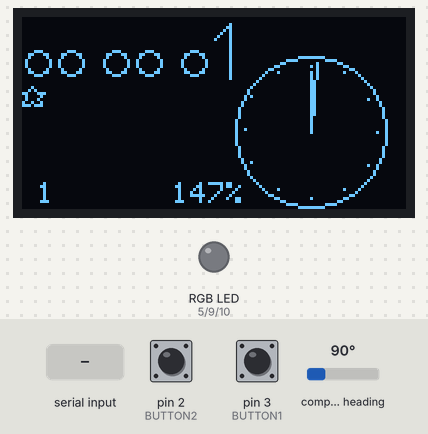
The sketch below on a simulated Arduino Nano, built with avr-gcc and run on an emulated ATmega328P. On the bench: 128×64 one-colour display, an RGB LED mixed from three pins (HIGH = lit). The test bench sets the inputs (shaded band); at power-on: pin 2 (BUTTON2) HIGH, pin 3 (BUTTON1) HIGH, compass heading 90°. What the sketch prints to the serial monitor is not drawn.

Above: at 1.2 s.
1.3 s: pin 2 (BUTTON2) pulled LOW for 1 s
At 2.14 s:
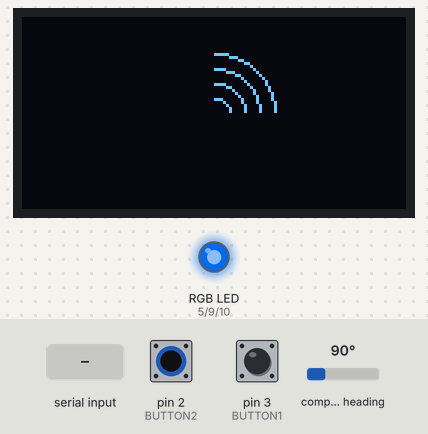
3.8 s: "90,45\n" received over Serial
At 4.16 s:
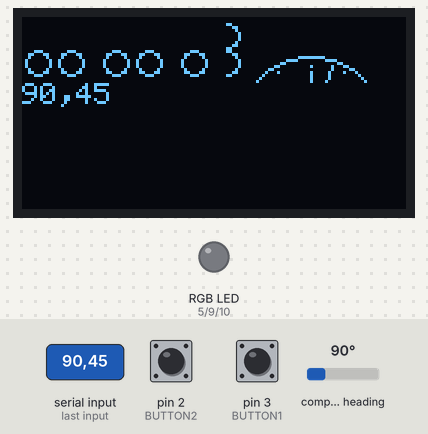
6.8 s: "c,45\n" received over Serial
At 7.21 s:
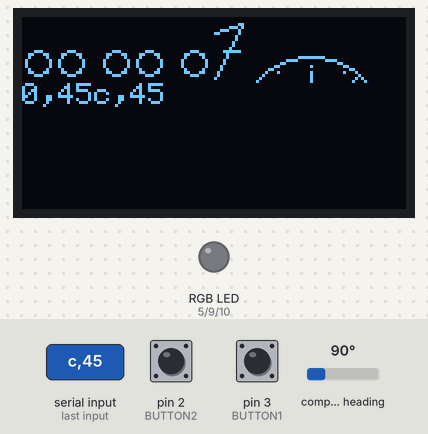
8.9 s: byte 10 ('\n') received over Serial
At 9.53 s:
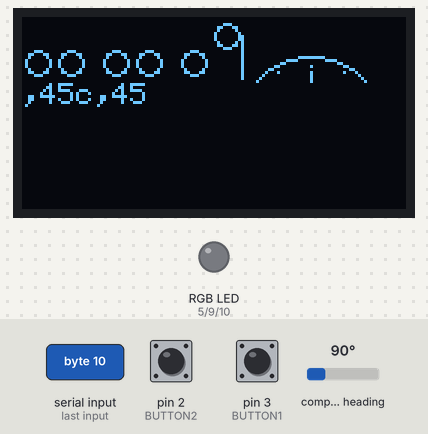
11.9 s: "d\n" received over Serial
At 12.17 s:
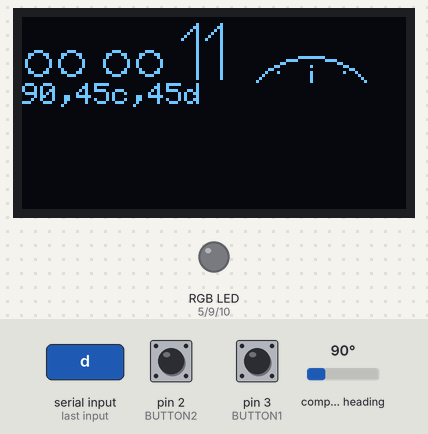
14.0 s: "r\n" received over Serial
At 14.32 s:
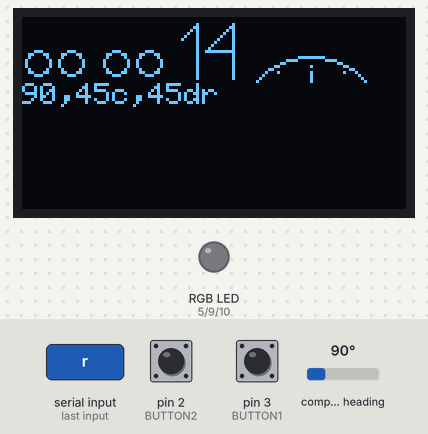
Timing chart, 0 to 17.0 s (numbered marks = the images above; inputs shaded):
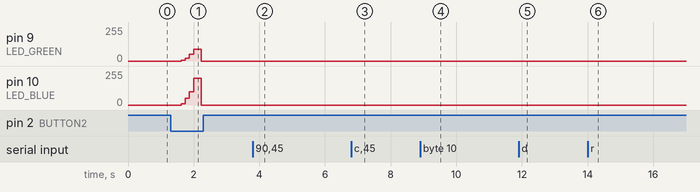

Measured:
- after the input at 1.3 s, pin 9 (LED_GREEN): 0/255 → 5/255 after 0.32 s, → 20/255 0.13 s later, → 50/255 0.13 s later, → 90/255 0.13 s later, … (5 changes in this stretch); pin 10 (LED_BLUE): 0/255 → 10/255 after 0.32 s, → 50/255 0.13 s later, → 100/255 0.13 s later, → 200/255 0.13 s later, … (5 changes in this stretch)
- after the input at 3.8 s, the display: first differs from a run without the input after 0.28 s (image 2)
- after the input at 6.8 s, the display: first differs from a run without the input after 0.18 s (image 3 shows a later state)
- after the input at 8.9 s, the display: first differs from a run without the input after 0.24 s (image 4 shows a later state)
- after the input at 11.9 s, the display: first differs from a run without the input after 0.19 s (image 5)
- after the input at 14.0 s, the display: first differs from a run without the input after 0.25 s (image 6)

The sketch:

watch6.ino
```cpp
#include <MsTimer2.h>

#include <Wire.h> //I2C Arduino Library
#include <Adafruit_Sensor.h>
#include <Adafruit_HMC5883_U.h>
Adafruit_HMC5883_Unified mag = Adafruit_HMC5883_Unified(12345);

#include <Adafruit_GFX.h>
#include <Adafruit_SSD1306.h>

// CONFIG -------------------------------------------

// --------- HARDWARE I2C HMC5883: A4 -> SDA, A5 -> SCL
#define HMC_DRDY   A1 //unused

// --------- HARDWARE SPI OLED: 11 -> MOSI/DIN, 13 -> SCK
#define OLED_CS    4
#define PIN_RESET  6
#define PIN_DC     8

#define BUTTON1    3
#define BUTTON2    2

#define LED_BLUE   10
#define LED_GREEN  9
#define LED_RED    5
#define LED_OFF    LOW
#define LED_ON     HIGH

#define SERIAL_SPEED   9600
#define DISPLAYSEC     10

#define SYS_SWITCH A7
#define MAS_SWITCH A0
#define BLE_LED    7  //unused

#define WARN_POWER 3270.0   // or try 3200, 3500, 3600

// --------------------------------------------------

#define CHAR_TIME_REQUEST     '~'
#define CHAR_TIME_RESPONSE    '#' //#HH:mm:ss
#define CHAR_NOTIFY_HINT      '%' //%[byte]

#define MEMOSTR_LIMIT   115
#define STEP_TRESHOLD   0.125

#define MOVIE_X  7
#define MOVIE_Y  52

int  vcc;
bool powerlow = false;

#define MINDIF  10

int xx,yy,zz;
int minx=400, maxx=0;
int miny=400, maxy=0;
int minz=400, maxz=0;
float changes      = 0.0;
float changes_old  = 0.0;
float delta        = 0.0;
unsigned int steps = 0;

char memoStr[MEMOSTR_LIMIT] = {'\0'};
int  memoStrPos = 0;
char buffMem;
int  cEnd  = 0;
int  cStart= 0;
byte COUNT = 0;

byte hours   = 0;
byte minutes = 0;
byte seconds = 0;
byte tick    = 0;
int  dsec    = DISPLAYSEC;

class OledWrapper : public Adafruit_SSD1306 {
  public:

    OledWrapper(const int & dc, const int & res, const int & cs) : Adafruit_SSD1306(dc,res,cs) {}

    void begin() {
      Adafruit_SSD1306::begin(SSD1306_SWITCHCAPVCC);
      clearDisplay();
      setTextSize(1); // 8 line with 21 chars
      setTextColor(WHITE);
      setCursor(0,0);
    }

    void black(const int & num) {
      setTextColor(BLACK);
      print(num);
      setTextColor(WHITE);
    }
    void black(const int & x, const int & y, const int & w, const int & h) {
      fillRect(x,y,w,h, BLACK);
    }
    void line(const int & x, const int & y, const int & xx, const int & yy) {
      drawLine(x,y,xx,yy, WHITE);
    }
    void pixel(const int & x, const int & y) {
      drawPixel(x,y, WHITE);
    }
    void rect(const int & x, const int & y, const int & w, const int & h) {
      drawRect(x,y,w,h, WHITE);
    }
    void rectFill(const int & x, const int & y, const int & w, const int & h) {
      fillRect(x,y,w,h, WHITE);
    }
    void circle(const int & x, const int & y, const int & radius) {
      drawCircle(x,y,radius, WHITE);
    }
    void setFontType(const int & t) {
      setTextSize(t);
    }
    void on() {
      ssd1306_command(SSD1306_DISPLAYON);
    }
    void off() {
      ssd1306_command(SSD1306_DISPLAYOFF);
    }
    void clear() {
      clearDisplay();
    }
    void command(uint8_t cmd) {
      ssd1306_command(cmd);
    }
    char umlReplace(char inChar) {
      if (inChar == -97) {
        inChar = 224; // ß
      } else if (inChar == -80) {
        inChar = 248; // °
      } else if (inChar == -67) {
        inChar = 171; // 1/2
      } else if (inChar == -78) {
        inChar = 253; // ²
      } else if (inChar == -92) {
        inChar = 132; // ä
      } else if (inChar == -74) {
        inChar = 148; // ö
      } else if (inChar == -68) {
        inChar = 129; // ü
      } else if (inChar == -124) {
        inChar = 142; // Ä
      } else if (inChar == -106) {
        inChar = 153; // Ö
      } else if (inChar == -100) {
        inChar = 154; // Ü
      } else if (inChar == -85) {
        inChar = 0xAE; // <<
      } else if (inChar == -69) {
        inChar = 0xAF; // >>
      }
      return inChar;
    }
};

OledWrapper * oled = new OledWrapper(PIN_DC, PIN_RESET, OLED_CS);

enum {MSG_NO, MSG_CAL, MSG_MAIL, MSG_SMS, MSG_OTHER};
int iconType = MSG_NO;

static const uint8_t PROGMEM move0[] = {
B00010000,
B00101000,
B11000111,
B01000010,
B01000100,
B10010010,
B11101110,
B00000000,
};

static const uint8_t PROGMEM move1[] = {
B00100100,
B00111100,
B01011010,
B01011010,
B00111100,
B00011000,
B00111100,
B01011010,
B00011000,
B00100100,
B00100100,
B01100110
};

static const uint8_t PROGMEM move2[] = {
B00111000,
B01111100,
B01111010,
B01111010,
B00111100,
B00111000,
B00111110,
B00111000,
B00011000,
B01111100,
B10000010,
B00000011
};


static const uint8_t PROGMEM icon_calendar[] = {
B11111111,
B11111111,
B10000001,
B10000001,
B10000101,
B10000001,
B11111111,
B00000000
};
static const uint8_t PROGMEM icon_mail[] = {
B11111111,
B10000001,
B11000011,
B10100101,
B10011001,
B10000001,
B11111111,
B00000000
};
static const uint8_t PROGMEM icon_messaging[] = {
B00111110,
B01000001,
B01000001,
B01000001,
B01000001,
B01011110,
B01100000,
B01000000
};
static const uint8_t PROGMEM icon_other[] = {
B00000111,
B00011011,
B01100101,
B10001001,
B01010001,
B00110001,
B00101101,
B00110011
};


void mesure() {
  static sensors_event_t event;
  mag.getEvent(&event);

  // get new
  xx = event.magnetic.x + 184;
  yy = event.magnetic.y + 184;
  zz = event.magnetic.z + 184;
  if (xx == -188) xx=500;
  if (yy == -188) yy=500;
  if (zz == -188) zz=500;
  if (xx < minx) minx=xx;
  if (yy < miny) miny=yy;
  if (zz < minz) minz=zz;
  if (xx<500 && xx > maxx) maxx=xx;
  if (yy<500 && yy > maxy) maxy=yy;
  if (zz<500 && zz > maxz) maxz=zz;

  changes = ( (float) xx / (float)(maxx-minx) ) + ( (float) yy / (float)(maxy-miny) ) + ( (float) zz / (float)(maxz-minz) );
  delta =  ab(changes_old - changes);
  changes_old = changes;

  if (delta > STEP_TRESHOLD) {
    steps++;
    if (steps%20 == 0) {
      //analogWrite(LED_RED,   250);
      analogWrite(LED_GREEN, 130);
      //analogWrite(LED_BLUE,  130);
      delay(50);
      digitalWrite(LED_RED,   LED_OFF);
      digitalWrite(LED_GREEN, LED_OFF);
      digitalWrite(LED_BLUE,  LED_OFF);
    }
    if (steps%500 == 0) Serial.println(steps);
  }
}

void readVcc() {
  ADMUX = _BV(REFS0) | _BV(MUX3) | _BV(MUX2) | _BV(MUX1);
  delay(10); // Wait for Vref to settle
  ADCSRA |= _BV(ADSC); // Start conversion
  while (bit_is_set(ADCSRA,ADSC)); // measuring
  vcc = ADCL;
  vcc |= ADCH<<8;
  vcc = 1126400L / vcc;
}

void serialEvent() {
  while (Serial.available()) {
    if (memoStrPos >= MEMOSTR_LIMIT) memoStrPos = MEMOSTR_LIMIT;
    char inChar = (char)Serial.read();
    if (inChar == -61) continue; // symbol before utf-8
    if (inChar == -62) continue; // other symbol before utf-8
    if (inChar == '\n') {
      memoStr[memoStrPos] = '\0';
      dsec = 0;
      cEnd = 0;
      cStart = 0;
      buffMem = memoStr[cEnd];
      continue;
    }

    memoStr[memoStrPos] = oled->umlReplace(inChar);
    memoStrPos++;
    if (memoStrPos >= MEMOSTR_LIMIT) {
      // ignore the other chars
      memoStrPos = MEMOSTR_LIMIT-1;
      memoStr[memoStrPos] = '\0';
    }
  }
}

inline void ticking() {
  tick++;
  // debug
  //minutes++;
  if (tick > 9) {
    seconds += tick/10;
    dsec++;
  }

  if (tick > 9) {
    tick = tick % 10;
    if (seconds > 59) {
      minutes += seconds / 60;
      seconds  = seconds % 60;
      if (minutes%5 == 0) Serial.println(steps);

      // modify limits every 1min to make a better re-calibration
      if (minx > 1 && maxx < 399 && ( (maxx-minx) < MINDIF)) {
        maxx--; minx++;
      }
      if (miny > 1 && maxy < 399 && ( (maxy-miny) < MINDIF)) {
        maxy--; miny++;
      }
      if (minz > 1 && maxz < 399 && ( (maxz-minz) < MINDIF)) {
        maxz--; minz++;
      }
    }
    if (minutes > 59) {
      hours  += minutes / 60;
      minutes = minutes % 60;
    }
    if (hours > 23) {
      hours = hours % 24;
    }
  }
  if (COUNT > 0) {
    if (tick == 0) {
      analogWrite(LED_GREEN, 100);
      analogWrite(LED_RED,    50);
    } else {
      digitalWrite(LED_RED,   LED_OFF);
      digitalWrite(LED_GREEN, LED_OFF);
      digitalWrite(LED_BLUE,  LED_OFF);
    }
  }
}

int myFont(int x, int y, byte b) {
    int he = 18;
    if (b>9) {
      x = myFont(x,y,b/10);
      b = b%10;
    }
    if (b == 0) {
      oled->circle(x+he/4, y+3*he/4, he/4);
      return x+2+he/2;
    } else if (b == 1) {
      oled->line(x,y+5,x+5,y);
      oled->line(x+5,y,x+5,y+he);
      return x+8;
    } else if (b == 2) {
      oled->circle(x+he/4, y-3+3*he/4, he/4);
      oled->black(x,y,he/4,he);
      oled->line(x+he/4,y+he-3,x+he/2,y+he);
      return x+2+he/2;
    } else if (b == 3) {
      oled->circle(x+he/4, y+1*he/4, he/4);
      oled->circle(x+he/4, y+3*he/4, he/4);
      oled->black(x,y,he/4,he);
      return x+2+he/2;
    } else if (b == 4) {
      oled->line(x,y+he/2,x+he/2,y);
      oled->line(x,y+he/2,x+he/2,y+he/2);
      oled->line(x+he/2,y,x+he/2,y+he);
      return x+2+he/2;
    } else if (b == 5) {
      oled->line(x+he/4,y,x+he/2,y);
      oled->line(x+he/4,y,x+he/4,y+he/2);
      oled->circle(x+he/4, y+3*he/4, he/4);
      oled->black(x,y,he/4,he);
      return x+2+he/2;
    } else if (b == 6) {
      oled->line(x,y-2+3*he/4,x+he/2,y);
      oled->circle(x+he/4, y+3*he/4, he/4);
      return x+2+he/2;
    } else if (b == 7) {
      oled->line(x,y+3,x+he/2,y);
      oled->line(x+he/2,y,x,y+he);
      oled->line(x+3,y+he/2,x+he/2-1,y+he/2);
      return x+2+5;
    } else if (b == 8) {
      oled->circle(x+he/4, y+1*he/4, he/4);
      oled->circle(x+he/4, y+3*he/4, he/4);
      return x+2+he/2;
    } else if (b == 9) {
      oled->circle(x+he/4, y+1*he/4, he/4);
      oled->line  (x+he/2, y+1*he/4, x+he/2, y+he);
      return x+2+he/2;
    }
}

void anaClock() {
  byte x = 96;
  byte y = 38;
  byte radius = 25;
  oled->circle(x, y, radius);
  int hour = hours;
  if (hour>12) hour-=12;
  oled->line(
    x, y,
    x + (radius-2)*cos(PI * ((float)seconds-15.0) / 30),
    y + (radius-2)*sin(PI * ((float)seconds-15.0) / 30)
  );

  oled->line(
    x, y,
    x + (radius-5)*cos(PI * ((float)minutes-15.0) / 30),
    y + (radius-5)*sin(PI * ((float)minutes-15.0) / 30)
  );

  oled->line(
    x, y,
    x + (radius-14)*cos(PI * ((float)hour+((float)minutes/60-0) -3.0) / 6),
    y + (radius-14)*sin(PI * ((float)hour+((float)minutes/60.0) -3.0) / 6)
  );

  for (byte i=0; i<12; ++i) {
    oled->pixel(x + (radius-3)*cos(PI * ((float)i) / 6), y + (radius-3)*sin(PI * ((float)i) / 6));
  }
}

void printClock() {
  if (hours<10) {
    int xx = myFont(1, 2, 0);
    myFont(xx, 2, hours);
  } else {
    myFont(1, 2, hours);
  }
  if (minutes<10) {
    int xx = myFont(27, 2, 0);
    myFont(xx, 2, minutes);
  } else {
    myFont(27, 2, minutes);
  }
  if (seconds<10) {
    int xx = myFont(53, 2, 0);
    myFont(xx, 2, seconds);
  } else {
    myFont(53, 2, seconds);
  }


  if(tick==0 || tick==1 || tick==2) oled->drawBitmap(3*tick, 23+(2*tick), move0, 8, 8, WHITE);
  if(tick==5 || tick==3 || tick==4) oled->drawBitmap(3*tick, 23+(2*tick), move2, 8, 12, WHITE);
  if(tick>6) oled->drawBitmap(3*tick, 23+(2*tick), move1, 8, 12, WHITE);

  anaClock();

  oled->setTextSize(1);
  if (COUNT > 0) {
    oled->setCursor(97, 2);
    oled->print(COUNT);
  }

  if (delta > 0.2) {
    oled->on();
    dsec = 0;
  }

  oled->setCursor(5,55);
  oled->print(steps);

  oled->setCursor(50,55);
  oled->print(vcc/34); //3400 -> 100%
  oled->print('%');
}

inline void wakeUpIcon() {
  oled->clear();
  digitalWrite(LED_RED,   LED_OFF);
  analogWrite(LED_BLUE,  10);
  analogWrite(LED_GREEN,  5);
  oled->circle(oled->width()/2, oled->height()/2, 5);
  oled->black(0,0,oled->width()/2, oled->height());
  oled->black(oled->width()/2, oled->height()/2,oled->width()/2, oled->height()/2);
  oled->display();
  delay(100);
  analogWrite(LED_BLUE,  50);
  analogWrite(LED_GREEN, 20);
  oled->circle(oled->width()/2, oled->height()/2, 10);
  oled->black(0,0,oled->width()/2, oled->height());
  oled->black(oled->width()/2, oled->height()/2,oled->width()/2, oled->height()/2);
  oled->display();
  delay(100);
  analogWrite(LED_BLUE, 100);
  analogWrite(LED_GREEN, 50);
  oled->circle(oled->width()/2, oled->height()/2, 15);
  oled->black(0,0,oled->width()/2, oled->height());
  oled->black(oled->width()/2, oled->height()/2,oled->width()/2, oled->height()/2);
  oled->display();
  delay(100);
  analogWrite(LED_BLUE, 200);
  analogWrite(LED_GREEN, 90);
  oled->circle(oled->width()/2, oled->height()/2, 20);
  oled->black(0,0,oled->width()/2, oled->height());
  oled->black(oled->width()/2, oled->height()/2,oled->width()/2, oled->height()/2);
  oled->display();
  delay(200);
  digitalWrite(LED_RED,   LED_OFF);
  digitalWrite(LED_GREEN, LED_OFF);
  digitalWrite(LED_BLUE,  LED_OFF);
}

inline byte tob(char c) { return c - '0';}

float ab(float x) {
  if (x<0) return -1*x;
  return x;
}

int slen(char * str) {
  int i;
  for (i=0;str[i] != '\0' && i < 1000; ++i);
  return i;
}

void setup() {
  pinMode(BUTTON1, INPUT_PULLUP);
  pinMode(BUTTON2, INPUT_PULLUP);
  pinMode(LED_RED,   OUTPUT);
  pinMode(LED_GREEN, OUTPUT);
  pinMode(LED_BLUE,  OUTPUT);

  Serial.begin(SERIAL_SPEED);

  oled->begin();
  oled->clearDisplay();
  oled->display();
  buffMem = '\0';

  digitalWrite(LED_RED,   LED_OFF);
  digitalWrite(LED_GREEN, LED_OFF);
  digitalWrite(LED_BLUE,  LED_OFF);

  mag.begin();
  delay(7);

  oled->clearDisplay();
  buffMem = '\0';

  MsTimer2::set(100, ticking); // 100ms period
  MsTimer2::start();
}

void loop() {
  delay(111);

  if (seconds == 10 || tick == 1) {
    readVcc();
    if (vcc < WARN_POWER && powerlow == false) {
      powerlow = true;
      Serial.print("Steps: ");
      Serial.println(steps);
      Serial.print(vcc);
      Serial.println(" mV");
    } else {
      powerlow = false;
    }
  }

  oled->clear();
  printClock();
  oled->setTextSize(1);
  mesure();

  if (dsec < DISPLAYSEC && cStart < memoStrPos) {
    oled->setCursor(0,22);
    oled->black(0,22,128,42);
    oled->print(&(memoStr[cStart]));
  }

  if (dsec == DISPLAYSEC) {
    memoStr[0] = '\0';
    memoStrPos = 0;
    oled->off();
  }

  oled->setCursor(0, 0);

  if (digitalRead(BUTTON1) == LOW) {
    oled->on();
    dsec = 0;
    digitalWrite(LED_RED,   LED_OFF);
    digitalWrite(LED_GREEN, LED_OFF);
    digitalWrite(LED_BLUE,  LED_OFF);
  }

  if (digitalRead(BUTTON2) == LOW) {
    delay(200);
    if (digitalRead(BUTTON2) == LOW) {

      COUNT = 0;
      digitalWrite(LED_RED,   LED_OFF);
      digitalWrite(LED_GREEN, LED_OFF);
      digitalWrite(LED_BLUE,  LED_OFF);

      Serial.print("Steps: ");
      Serial.println(steps);
      Serial.print(vcc);
      Serial.println(" mV");

      oled->on();
      dsec = 0;
      wakeUpIcon();

      // "remove" old chars from buffer
      // print ignores everyting behind \0
      memoStr[0] = '\0';
      memoStrPos = 0;
      iconType = MSG_NO;
      Serial.print(CHAR_TIME_REQUEST);
      Serial.print('\n');
    }
  }

  if (COUNT > 0) {
    int l = slen(memoStr);
    if (
      (l > 8 &&
      memoStr[l-8] == 'c' &&
      memoStr[l-7] == 'a' &&
      memoStr[l-6] == 'l' &&
      memoStr[l-5] == 'e' &&
      memoStr[l-4] == 'n' &&
      memoStr[l-3] == 'd' &&
      memoStr[l-2] == 'a' &&
      memoStr[l-1] == 'r') || iconType == MSG_CAL
    ) {
      oled->drawBitmap(86, 2, icon_calendar, 8, 8, WHITE);
      iconType = MSG_CAL;
    } else if (
      (l > 9 &&
      memoStr[l-9] == 'm' &&
      memoStr[l-8] == 'e' &&
      memoStr[l-7] == 's' &&
      memoStr[l-6] == 's' &&
      memoStr[l-5] == 'a' &&
      memoStr[l-4] == 'g' &&
      memoStr[l-3] == 'i' &&
      memoStr[l-2] == 'n' &&
      memoStr[l-1] == 'g') || iconType == MSG_SMS
    ) {
      oled->drawBitmap(86, 2, icon_messaging, 8, 8, WHITE);
      iconType = MSG_SMS;
    } else if (
      (l > 7 &&
      memoStr[l-7] == 'f' &&
      memoStr[l-6] == 's' &&
      memoStr[l-5] == 'c' &&
      memoStr[l-4] == 'k' &&
      memoStr[l-3] == '.' &&
      memoStr[l-2] == 'k' &&
      memoStr[l-1] == '9') || iconType == MSG_MAIL
    ) {
      oled->drawBitmap(86, 2, icon_mail, 8, 8, WHITE);
      iconType = MSG_MAIL;
    } else if (
      (l > 5) || iconType == MSG_OTHER
    ) {
      oled->drawBitmap(86, 2, icon_other, 8, 8, WHITE);
      iconType = MSG_OTHER;
    }
  } else {
    digitalWrite(LED_RED,   LED_OFF);
    digitalWrite(LED_GREEN, LED_OFF);
    digitalWrite(LED_BLUE,  LED_OFF);
    iconType = MSG_NO;
  }

  if (memoStr[0] == CHAR_TIME_RESPONSE) {
    // extract the time -------------------------

    memoStr[0] = ' ';
    hours = tob(memoStr[1])*10 + tob(memoStr[2]);
    minutes = tob(memoStr[4])*10 + tob(memoStr[5]);
    seconds = tob(memoStr[7])*10 + tob(memoStr[8]);

  } else if (memoStr[0] == CHAR_NOTIFY_HINT) {
    // there is a new message (or a message is deleted)
    COUNT = (unsigned char) memoStr[1];
  }

  oled->display();

  if (powerlow) analogWrite(LED_RED, 5*tick);

  cEnd++;
  cStart++;
  if (cEnd <= memoStrPos) buffMem = memoStr[cEnd];
}
```
